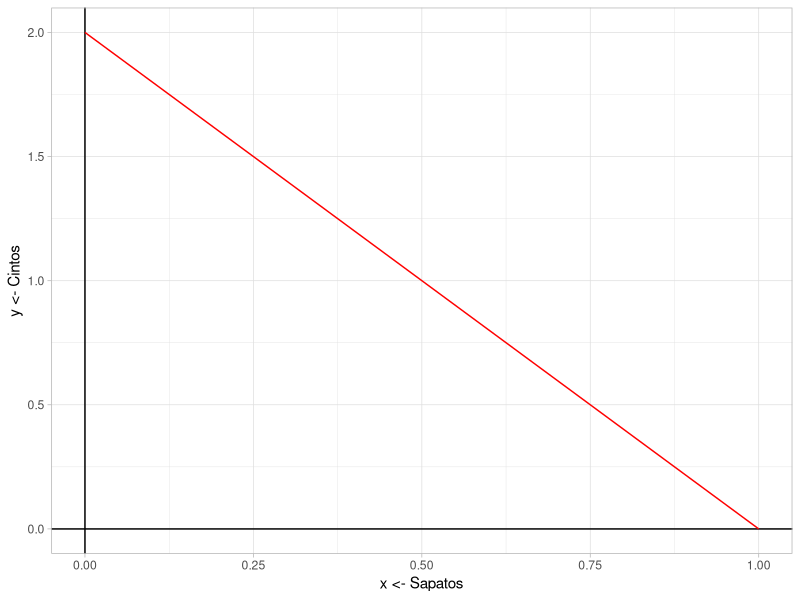

Here is the R script that generated this plot:
## ---- chunk 1
library(ggplot2)
ggplot(NULL,
  aes(x <- Sapatos, y <- Cintos)
) +
  theme_light() +
  geom_hline(yintercept = 0) +
  geom_vline(xintercept = 0) +
  geom_line(aes(x = c(1, 0), y = c(0, 2)), color = "red")
